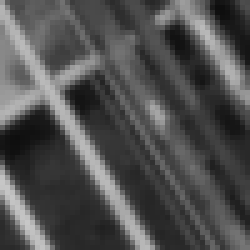
%> input picture TP5/crop_bouc.pgm, 50 x 50 px (shown 5 times larger)
$ octave main.m   (GNU Octave 9; MATLAB toolbox functions it lacks are replaced by stand-ins)
%> lines starting %> are read from the running program, lines starting %| are printed output that depends on the picture
### TP5/fzoom.m
function v = fzoom(u,z,order)
% Zoom an image by a factor z
%
% author: Lionel Moisan
%
% z is not necessarily an integer (default value: 2)
%
% available interpolations are:
%     order = 0           nearest neighbor (default)
%     order = 1           bilinear
%     order = -3          bicubic Keys
%     order = 3,5,7,9,11  spline with specified order
%
% v1.0 (11/2017): first version (LM)

  if nargin<3
    order = 0;
  end
  if nargin<2
    z = 2;
  end
  [ny,nx] = size(u);
  sx = floor(nx*z);
  sy = floor(ny*z);
  if order==0
    % nearest neighbor is a special case (symmetric interpolation grid)
    X = 1+(nx-1-(sx-1)/z)/2+(0:sx-1)/z; iX = sx-floor(sx-X+0.5);
    Y = 1+(ny-1-(sy-1)/z)/2+(0:sy-1)/z; iY = sy-floor(sy-Y+0.5);
    v = u(iY,iX);
  else
    X = (0:sx-1)/z; iX = floor(X); X = X-iX; iX = iX+1;
    Y = (0:sy-1)/z; iY = floor(Y); Y = Y-iY; iY = iY+1;
    if order==-3 % bicubic Keys interpolation
      n2 = 2;
      c = mat_coeff_keys(-1/2);
      order = 3;
    elseif any([1,3,5,7,9,11]==order) % spline interpolation
      n2 = (order+1)/2;
      c = mat_coeff_splinen(order);
      if order>1
	u = finvspline(u,order);
      end
    else
      error('Unrecognized interpolation order.')
    end
    n1 = 1-n2;
    % compute interpolation coefficients
    cx = c*( (ones(order+1,1)*X).^([0:order]'*ones(1,sx)) );
    cy = c*( (ones(order+1,1)*Y).^([0:order]'*ones(1,sy)) );
    % add (symmetrical) borders to avoid undefined coordinates
    u = [u(:,1-n1:-1:2),u,u(:,end-1:-1:end-n2)];
    u = [u(1-n1:-1:2,:);u;u(end-1:-1:end-n2,:)];
    v = zeros(sy,sx);
    for dx = n1:n2
      for dy = n1:n2
	v = v + (cy(n2+1-dy,:)'*cx(n2+1-dx,:)).*u(iY+dy-n1,iX+dx-n1);
      end
    end
  end


% coefficients of piecewise polynomial bicubic Keys function
function c = mat_coeff_keys(a)
  c = [0,0,a,-a;0,-a,2*a+3,-(a+2);1,0,-a-3,a+2;0,a,-2*a,a];
%endfunction

% coefficients of piecewise polynomial spline function with order n
function c = mat_coeff_splinen(n)
  c = zeros(n+1,n+1);
  a(1) = 1/prod(1:n);
  for k=1:n+1
    a(k+1) = -a(k)*(n+2-k)/k;
  end
  for k=0:n+1
    for p=0:n
      xp = prod((n-p+1:n)./(1:p))*k^(n-p);
      for i=k:n
	c(i+1,p+1) = c(i+1,p+1)+a(i-k+1)*xp;
      end
    end
  end
%endfunction

### TP5/main.m
u = double(imread('crop_bouc.pgm'));
%> u: size 50x50 double; min 14, max 199, mean 79.9; mean of the top-left, top-right, bottom-left and bottom-right quarters 100.1, 77.1, 74, 68.5

v=fzoom(u,16,1);
%> in fzoom, `u = [u(:,1-n1:-1:2),u,u(:,end-1:-1:end-n2)];`:
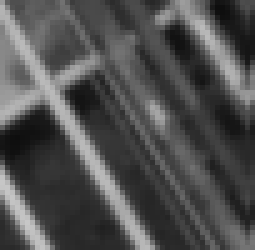
%> u: size 50x51 double (shown 5 times larger); min 14, max 199, mean 79.6
%> in fzoom, `u = [u(1-n1:-1:2,:);u;u(end-1:-1:end-n2,:)];`:
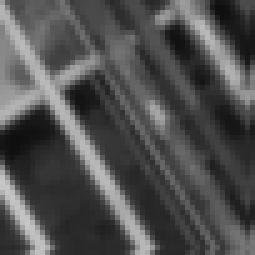
%> u: size 51x51 double (shown 5 times larger); min 14, max 199, mean 79.6
%> after the loop in fzoom, `for dx = n1:n2`:
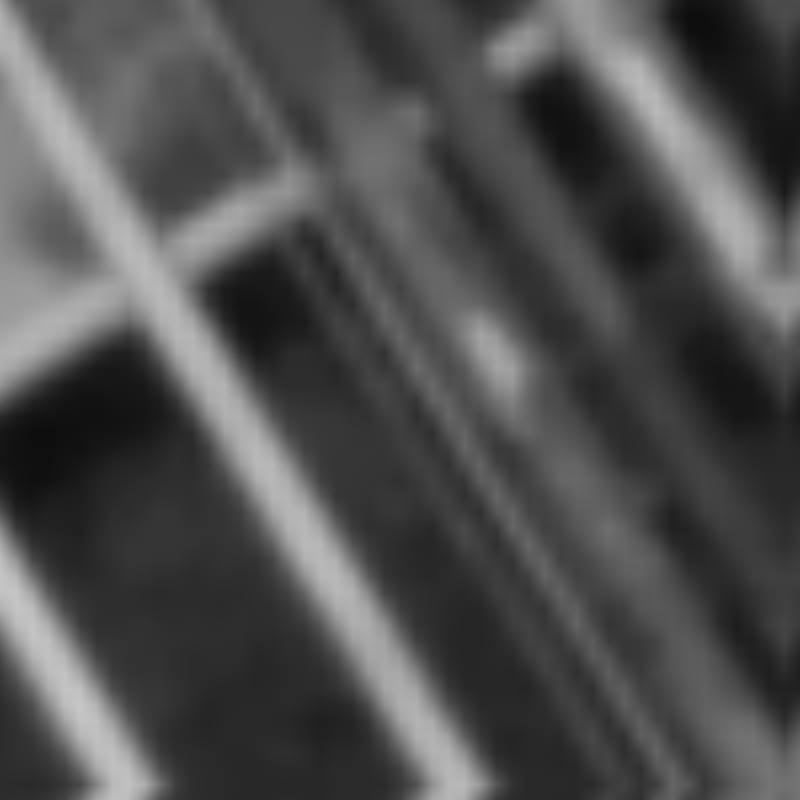
%> v: size 800x800 double; min 14, max 199, mean 79.4
v2=fzoom(u,16,0);

for i=1:20
    figure(1);
    imshow(v,[]);
    title('1')
    pause(0.5);
    imshow(v2,[]);
    title('0')
    pause(0.5);
end
